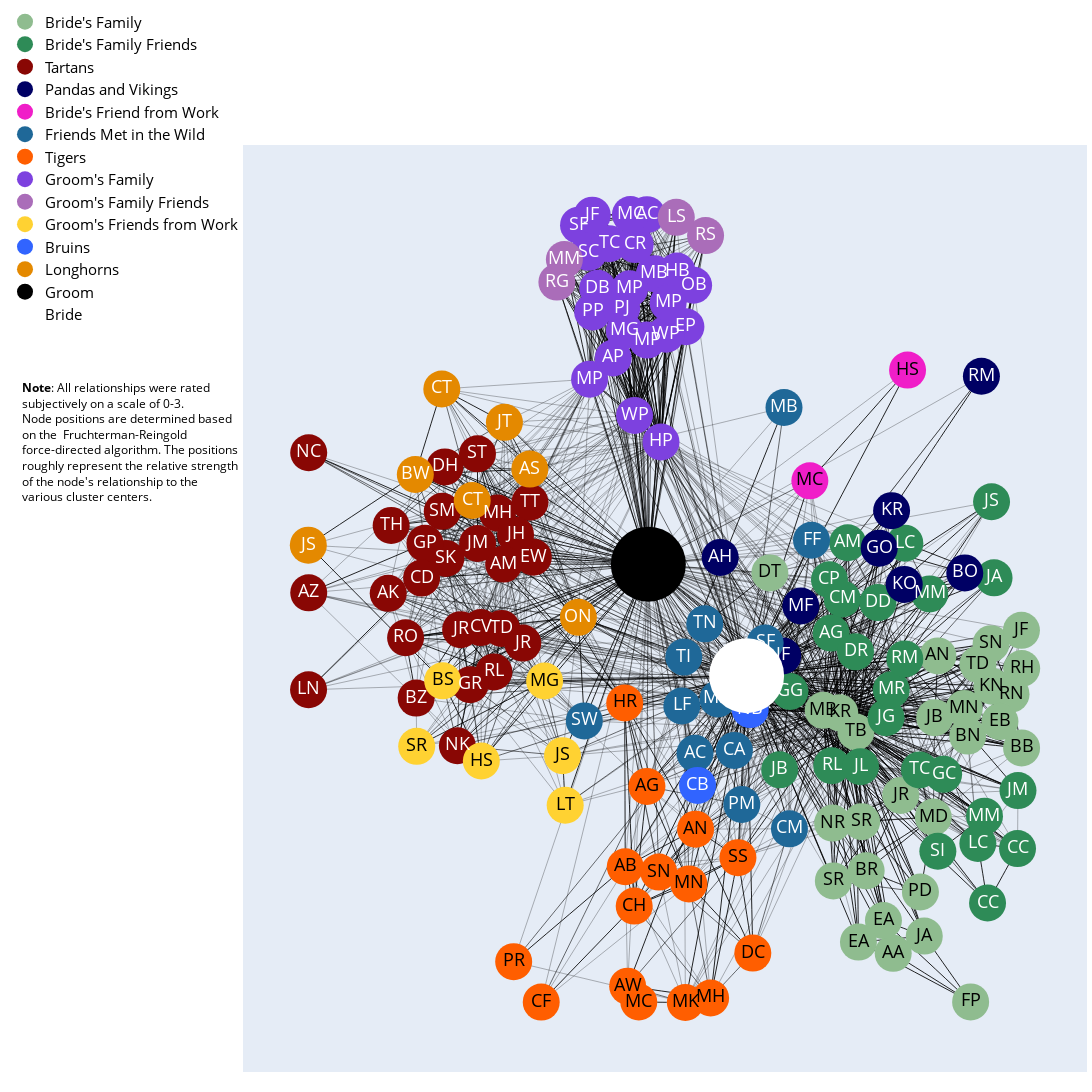

Notebook code cell kept with this figure:
### Code cell
fig = go.Figure(data=edge_traces + node_traces + display_name_traces,
                layout=go.Layout(
                    title=None,#"Mary and Richard's wedding guest network",
                    titlefont_size=24,
                    width=2000,
                    height=2000,
                    showlegend=True,
                    hovermode='closest',
                    margin=dict(b=20,l=20,r=5,t=20),
                    legend=dict(
                        yanchor="bottom", 
                        y=0.8, 
                        xanchor="right", 
                        x=0,
                        orientation="v",
                        font=dict(
                            size=15,
                            color="black")),
                    xaxis=dict(showgrid=False, zeroline=False, showticklabels=False),
                    yaxis=dict(showgrid=False, zeroline=False, showticklabels=False),
                    dragmode='pan')
                    )
fig.add_annotation(
    text="<b>Note</b>: All relationships were rated <br>subjectively on a scale of 0-3.<br>Node positions are determined based <br>on the <a href='https://en.wikipedia.org/wiki/Force-directed_graph_drawing'> Fruchterman-Reingold <br>force-directed algorithm</a>. The positions <br>roughly represent the relative strength <br>of the node's relationship to the <br>various cluster centers.", 
    align='left',
    showarrow=False,
    xref='paper',
    yref='paper',
    x=0.0,
    y=0.75,
    xanchor="right",
    font=dict(
        size=12,
        color="black"))
fig.show()
